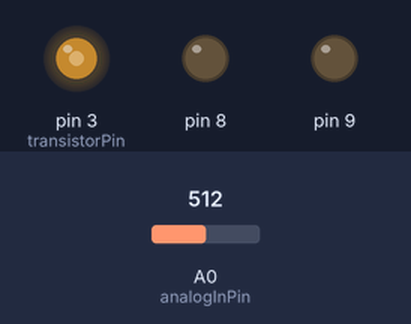
The sketch below on a simulated Arduino Uno, built with avr-gcc and run on an emulated ATmega328P. Shown: output pins drawn as LEDs (lit = HIGH). Inputs (shaded band) come from the test bench; at power-on: A0 (analogInPin) = 512.

Above: at 1.2 s.
1.3 s: A0 (analogInPin) set to 716
At 1.8 s:
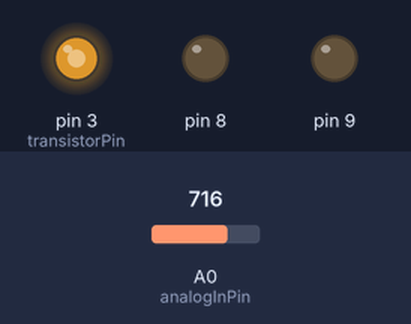
2.8 s: A0 (analogInPin) set to 900
At 4.0 s:
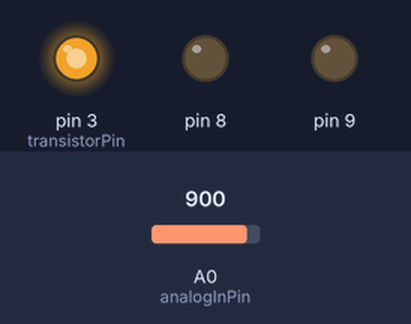
4.3 s: A0 (analogInPin) set to 122
At 5.3 s:
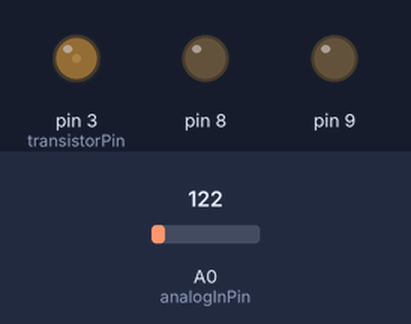
5.8 s: A0 (analogInPin) set to 0
At 6.4 s:
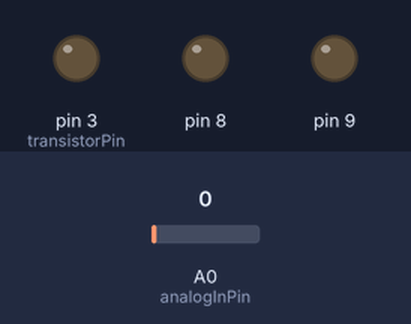
7.3 s: A0 (analogInPin) set to 511
At 8.7 s:
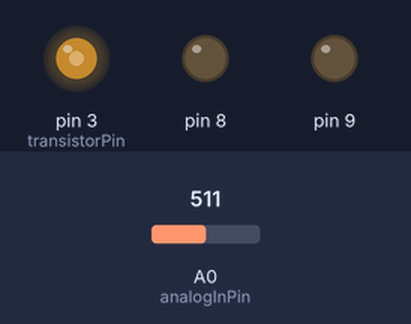
Timing chart, 0 to 9.8 s (numbered marks = the images above; inputs shaded):
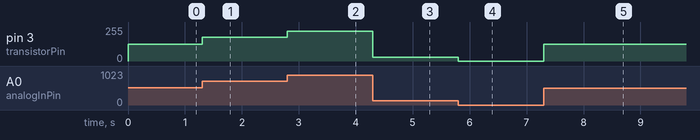

Measured:
- after the input at 1.3 s, pin 3 (transistorPin): 127/255 → 178/255 at once
- after the input at 2.8 s, pin 3 (transistorPin): 178/255 → 224/255 at once
- after the input at 4.3 s, pin 3 (transistorPin): 224/255 → 30/255 at once
- after the input at 5.8 s, pin 3 (transistorPin): 30/255 → 0/255 at once
- after the input at 7.3 s, pin 3 (transistorPin): 0/255 → 127/255 at once

The sketch:

MotorCode.ino
```cpp
int analogInPin = A0;

int sensorValue = 0;

int outputValue = 0;

int transistorPin = 3;

void setup()

{

Serial.begin(9600);

pinMode(8, OUTPUT);

pinMode(9, OUTPUT);

pinMode(transistorPin, OUTPUT);

}

void loop()

{

sensorValue = analogRead(analogInPin);

outputValue = map(sensorValue, 0, 1023, 0, 255);

analogWrite(transistorPin, outputValue);
}
```
